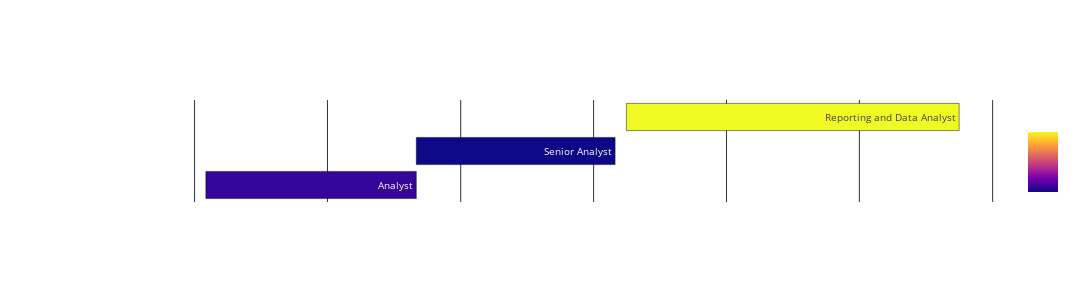

Write notebook code for a chart like this one.
### Markdown cell above
### Creating and updating the Sunburst plot for the entire skills section

### Code cell
df_sorted = df.sort_values(by='start_date')

fig = create_timeline_plot(
    df_sorted,
    start_date='start_date',
    end_date='end_date',
    y_axis='organization',
    color='tenure_months',
    text='designation',
    hover_text='hover_template'
)

# Prepare and save the plot
prepare_and_save_plot(
    fig,
    width=1200,
    height=282.5,
    #title="My Work Timeline",
    xaxis_title="Start Date",
    #yaxis_title="Organizations",
    coloraxis_colorbar='Tenure',
    legend_title='Job Level',
    base_filename='timeline',
    counter='work_exp'
)

### Figure 1 — Plotly figure (JSON) as saved in the notebook; plotly's stock layout.template omitted (floating-point values rounded to 4 significant figures)
{"data": [{"alignmentgroup": "True", "base": ["2019-02-01T00:00:00", "2020-09-01T00:00:00", "2022-04-01T00:00:00"], "hovertemplate": ["Organization: WNS Global Services<br>Designation: Analyst<br>Start Date: 2019-02-01 00:00:00<br>End Date: 2020-09-01 00:00:00<br>Tenure (Months): 18<br>Job Level: Junior Role<br>Responsibilities:<br>Performed data analysis to support decision-making.<br>Maintained data integrity and accuracy across multiple datasets.<br>Provided actionable insights to stakeholders based on data trends.<extra></extra>", "Organization: Aakarist Pvt Ltd<br>Designation: Senior Analyst<br>Start Date: 2020-09-01 00:00:00<br>End Date: 2022-03-01 00:00:00<br>Tenure (Months): 17<br>Job Level: Mid-Level Role<br>Responsibilities:<br>Conducted in-depth data analysis to drive business insights.<br>Optimized data collection processes, improving efficiency by 30%.<br>Presented findings to senior management, influencing strategic decisions.<extra></extra>", "Organization: Cognizant Technology Solutions<br>Designation: Reporting and Data Analyst<br>Start Date: 2022-04-01 00:00:00<br>End Date: 2024-10-01 00:00:00<br>Tenure (Months): 30<br>Job Level: Senior Role<br>Responsibilities:<br>Led the analysis and reporting of key business metrics, ensuring data accuracy.<br>Collaborated with cross-functional teams to identify data requirements.<br>Developed automated reporting solutions, reducing manual workload by 50%.<extra></extra>"], "legendgroup": "", "marker": {"color": [18, 17, 30], "coloraxis": "coloraxis", "pattern": {"shape": ""}}, "name": "", "offsetgroup": "", "orientation": "h", "showlegend": false, "text": ["Analyst", "Senior Analyst", "Reporting and Data Analyst"], "textposition": "auto", "type": "bar", "x": [49939200000, 47174400000, 78969600000], "xaxis": "x", "y": ["WNS Global Services", "Aakarist Pvt Ltd", "Cognizant Technology Solutions"], "yaxis": "y"}], "layout": {"barmode": "overlay", "coloraxis": {"colorbar": {"title": {"text": "Tenure"}}, "colorscale": [[0, "#0d0887"], [0.1111, "#46039f"], [0.2222, "#7201a8"], [0.3333, "#9c179e"], [0.4444, "#bd3786"], [0.5556, "#d8576b"], [0.6667, "#ed7953"], [0.7778, "#fb9f3a"], [0.8889, "#fdca26"], [1, "#f0f921"]]}, "font": {"color": "white", "family": "Open Sans, sans-serif", "size": 10}, "height": 282.5, "legend": {"title": {"text": "Job Level"}, "tracegroupgap": 0}, "paper_bgcolor": "rgba(0,0,0,0)", "plot_bgcolor": "rgba(0,0,0,0)", "title": {}, "width": 1200, "xaxis": {"anchor": "y", "domain": [0, 1], "title": {"text": "Start Date"}, "type": "date"}, "yaxis": {"anchor": "x", "domain": [0, 1], "title": {}}}}
